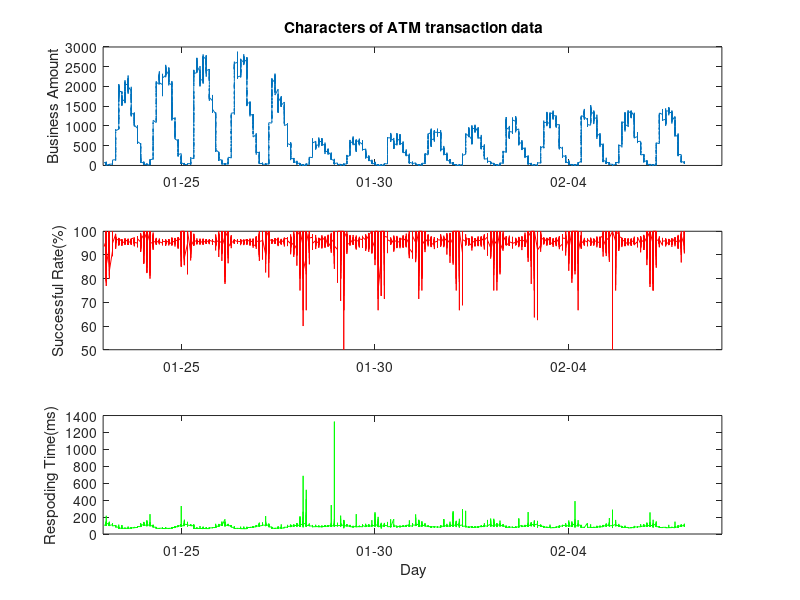
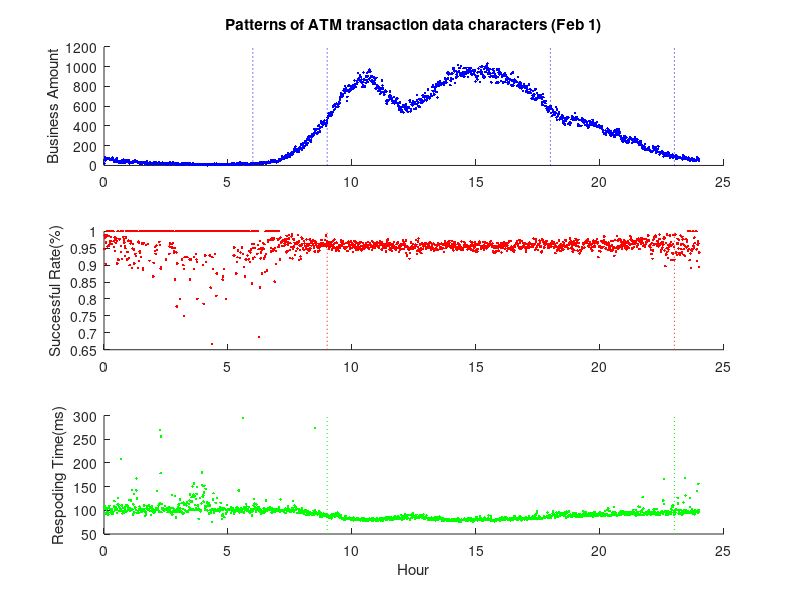

MATLAB code for these plots, in order:
data = [load('1.mat') load('2.mat') load('3.mat') load('4.mat')];

%% Pic for the general tendency of BSR from Jan 23 to Feb 7
days = 15;

B_total = [data(1).num(:, 3); data(2).num(:, 3)];
S_total = [data(1).num(:, 4); data(2).num(:, 4)];
R_total = [data(1).num(:, 5); data(2).num(:, 5)];

time_axis = 1/1440 : 1/1440 : days;

startDate = datenum('2017-01-23');
endDate = datenum('2017-02-07');
xData = linspace(startDate, endDate, 15*1440);

subplot(3, 1, 1);
plot(xData, B_total(1:days*1440));
datetick('x', 'mm-DD', 'keeplimits')
ylabel('Business Amount')
title('Characters of ATM transaction data')

subplot(3, 1, 2);
plot(xData, S_total(1:days*1440) * 100, 'r');
datetick('x', 'mm-DD', 'keeplimits')
ylabel('Successful Rate(%)')

subplot(3, 1, 3);
plot(xData, R_total(1:days*1440), 'g');
datetick('x', 'mm-DD', 'keeplimits')
ylabel('Respoding Time(ms)')
xlabel('Day')

%% Pic for Feb 1
feb1.b = data(2).num(1:1440, 3);
feb1.s = data(2).num(1:1440, 4);
feb1.r = data(2).num(1:1440, 5);

sdate = 1/60:1/60:1440/60;

figure
sub1 = subplot(3, 1, 1);
hold(sub1, 'on');
plot(sdate, feb1.b, 'b.');
plot(6*ones(1,2), ylim, 'b:');
plot(9*ones(1,2), ylim, 'b:');
plot(18*ones(1,2), ylim, 'b:');
plot(23*ones(1,2), ylim, 'b:');
ylabel('Business Amount')
title('Patterns of ATM transaction data characters (Feb 1)')

sub2 = subplot(3, 1, 2);
hold(sub2, 'on');
plot(sdate, feb1.s, 'r.');
plot(9*ones(1,2), ylim, 'r:');
plot(23*ones(1,2), ylim, 'r:');
ylabel('Successful Rate(%)')

sub3 = subplot(3, 1, 3);
hold(sub3, 'on');
plot(sdate, feb1.r, 'g.');
plot(9*ones(1,2), ylim, 'g:');
plot(23*ones(1,2), ylim, 'g:');
ylabel('Respoding Time(ms)')
xlabel('Hour')
